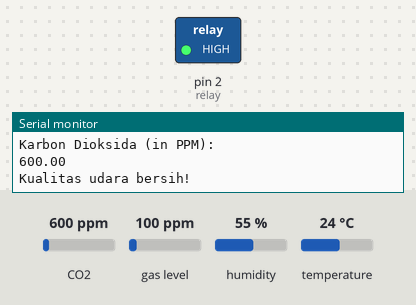
The sketch below on a simulated Arduino Uno, built with avr-gcc and run on an emulated ATmega328P. Parts: switched loads named in the sketch (green lamp = pin HIGH), the last lines printed to the serial monitor. The test bench sets the inputs (shaded band); at power-on: gas level 100 ppm, temperature 24 °C, CO2 600 ppm, humidity 55 %.

Above: at 3.8 s.
3.9 s: gas level set to 22 ppm
7.8 s: gas level set to 18 ppm
At 10.5 s:
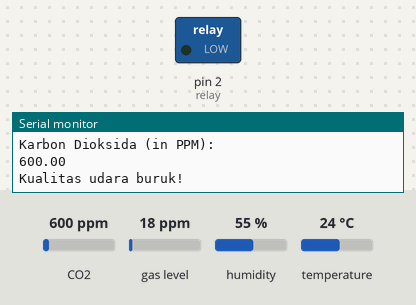
11.7 s: gas level set to 20 ppm
At 12.7 s:
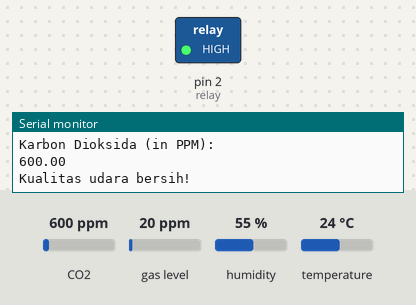
15.6 s: temperature set to 20.7 °C
19.5 s: temperature set to 19.5 °C
At 21.8 s:
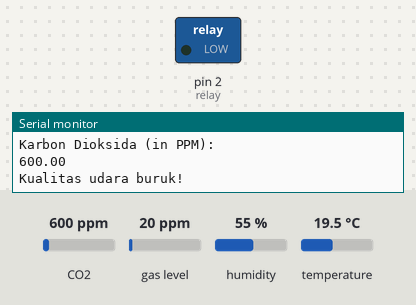
Timing chart, 0 to 23.3 s (numbered marks = the images above; inputs shaded):
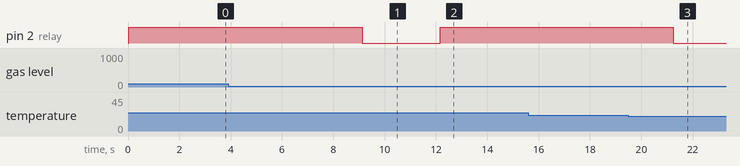

The sketch:

arduinoUNO_airdetection.ino
```cpp
#include "MQ7.h"      // Library MQ7
MQ7 mq7(A0, 5.0);

#include "DHT.h"          // Library DHT
#define relay 2       // Inisialisasi Relay
#define DHTPIN A1          // Inisialisasi DHT
#define DHTTYPE DHT22

#include "MQ135.h"      // Library MQ135
#define SENSORPIN A2    // Inisialisasi Sensor
#define RZERO 206.85      // kalibrasi sensor
MQ135 gasSensor = MQ135(SENSORPIN);

DHT dht (DHTPIN,DHTTYPE);
float kelembapan;
int monoksida;
float dioksida;

void setup() {
  // put your setup code here, to run once:
  Serial.begin(9600);
  dht.begin();
  float rzero = gasSensor.getRZero();
  pinMode(relay, OUTPUT);
}

void loop() {

  kelembapan = dht.readTemperature();  // Baca Suhu
  Serial.println(kelembapan);

  monoksida = mq7.getPPM();   // Baca CO
  Serial.print("Karbon Monoksida : ");
  Serial.println(monoksida);

  dioksida = gasSensor.getPPM(); // Baca CO2
  Serial.println("Karbon Dioksida (in PPM): ");
  Serial.println(dioksida);

  if (kelembapan >= 20.0 && monoksida >= 20  && dioksida >= 20.0) {
          Serial.println("Kualitas udara bersih!");
          digitalWrite(relay, HIGH);    // Jika Relay High akan menyalakan kipas
  } else {
          Serial.println("Kualitas udara buruk!");
          digitalWrite(relay, LOW);   // Jika Relay Low akan mematikan kipas
  }

  delay(3000);
}
```

Measured:
- the behaviour switches between 20 and 19 ppm on gas level (found by bisection; images 0 and 1)
- the behaviour switches between 20 and 19.9 °C on temperature (found by bisection; images 2 and 3)
- after the input at 7.8 s, pin 2 (relay): HIGH → LOW after 1.3 s
- after the input at 11.7 s, pin 2 (relay): LOW → HIGH after 0.46 s
- after the input at 19.5 s, pin 2 (relay): HIGH → LOW after 1.8 s
